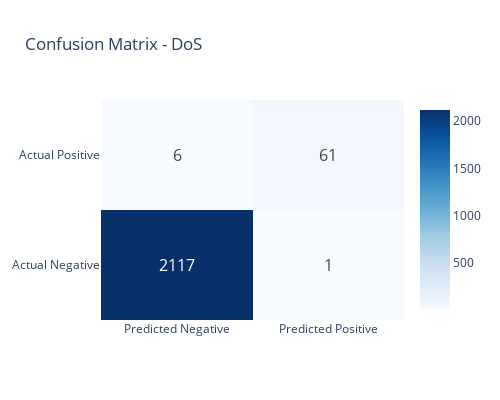
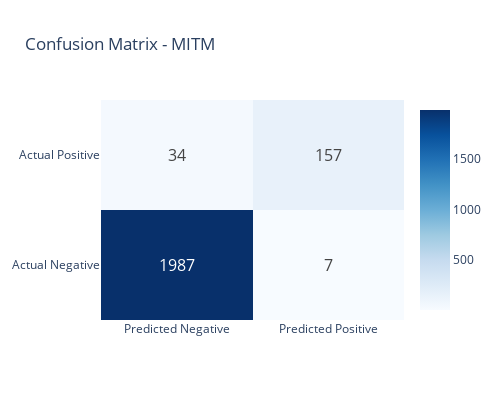

Notebook source saved alongside these figures, in order:
### Code cell
# Plot confusion matrices for each attack type
for attack_type, results in multiclass_results.items():
    fig = go.Figure(data=go.Heatmap(
        z=results['confusion_matrix'],
        x=['Predicted Negative', 'Predicted Positive'],
        y=['Actual Negative', 'Actual Positive'],
        text=results['confusion_matrix'],
        texttemplate="%{text}",
        textfont={"size": 16},
        colorscale='Blues'
    ))
    
    fig.update_layout(
        title=f'Confusion Matrix - {attack_type}',
        height=400,
        width=500
    )
    
    fig.show()

### Figure 1 — Plotly figure (JSON) as saved in the notebook; plotly's stock layout.template omitted (floating-point values rounded to 4 significant figures)
{"data": [{"colorscale": [[0, "rgb(247,251,255)"], [0.125, "rgb(222,235,247)"], [0.25, "rgb(198,219,239)"], [0.375, "rgb(158,202,225)"], [0.5, "rgb(107,174,214)"], [0.625, "rgb(66,146,198)"], [0.75, "rgb(33,113,181)"], [0.875, "rgb(8,81,156)"], [1, "rgb(8,48,107)"]], "text": [[2117, 1], [6, 61]], "textfont": {"size": 16}, "texttemplate": "%{text}", "type": "heatmap", "x": ["Predicted Negative", "Predicted Positive"], "y": ["Actual Negative", "Actual Positive"], "z": [[2117, 1], [6, 61]]}], "layout": {"height": 400, "title": {"text": "Confusion Matrix - DoS"}, "width": 500}}

### Figure 2 — Plotly figure (JSON) as saved in the notebook; plotly's stock layout.template omitted (floating-point values rounded to 4 significant figures)
{"data": [{"colorscale": [[0, "rgb(247,251,255)"], [0.125, "rgb(222,235,247)"], [0.25, "rgb(198,219,239)"], [0.375, "rgb(158,202,225)"], [0.5, "rgb(107,174,214)"], [0.625, "rgb(66,146,198)"], [0.75, "rgb(33,113,181)"], [0.875, "rgb(8,81,156)"], [1, "rgb(8,48,107)"]], "text": [[1987, 7], [34, 157]], "textfont": {"size": 16}, "texttemplate": "%{text}", "type": "heatmap", "x": ["Predicted Negative", "Predicted Positive"], "y": ["Actual Negative", "Actual Positive"], "z": [[1987, 7], [34, 157]]}], "layout": {"height": 400, "title": {"text": "Confusion Matrix - MITM"}, "width": 500}}
